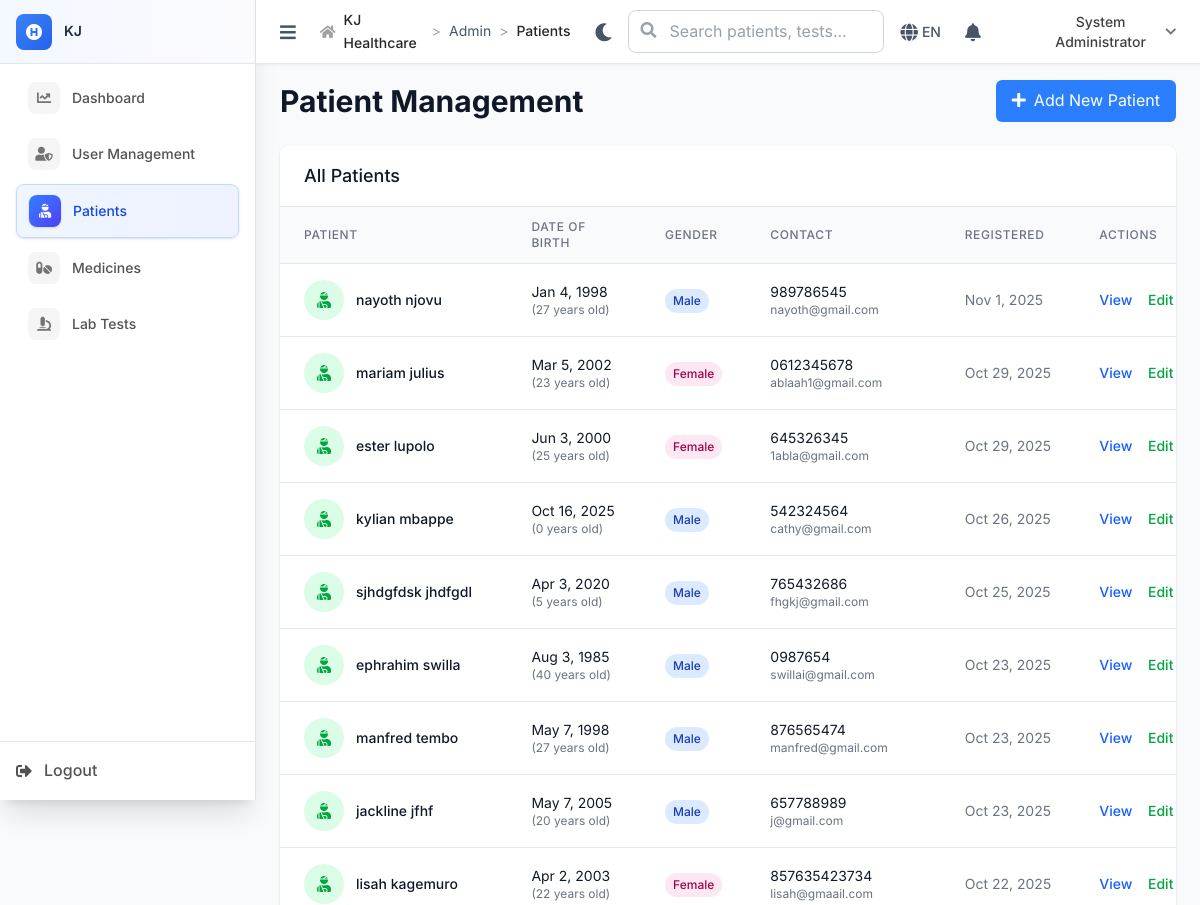
Page /admin/patients (signed in, upper part) on the earlier database version.
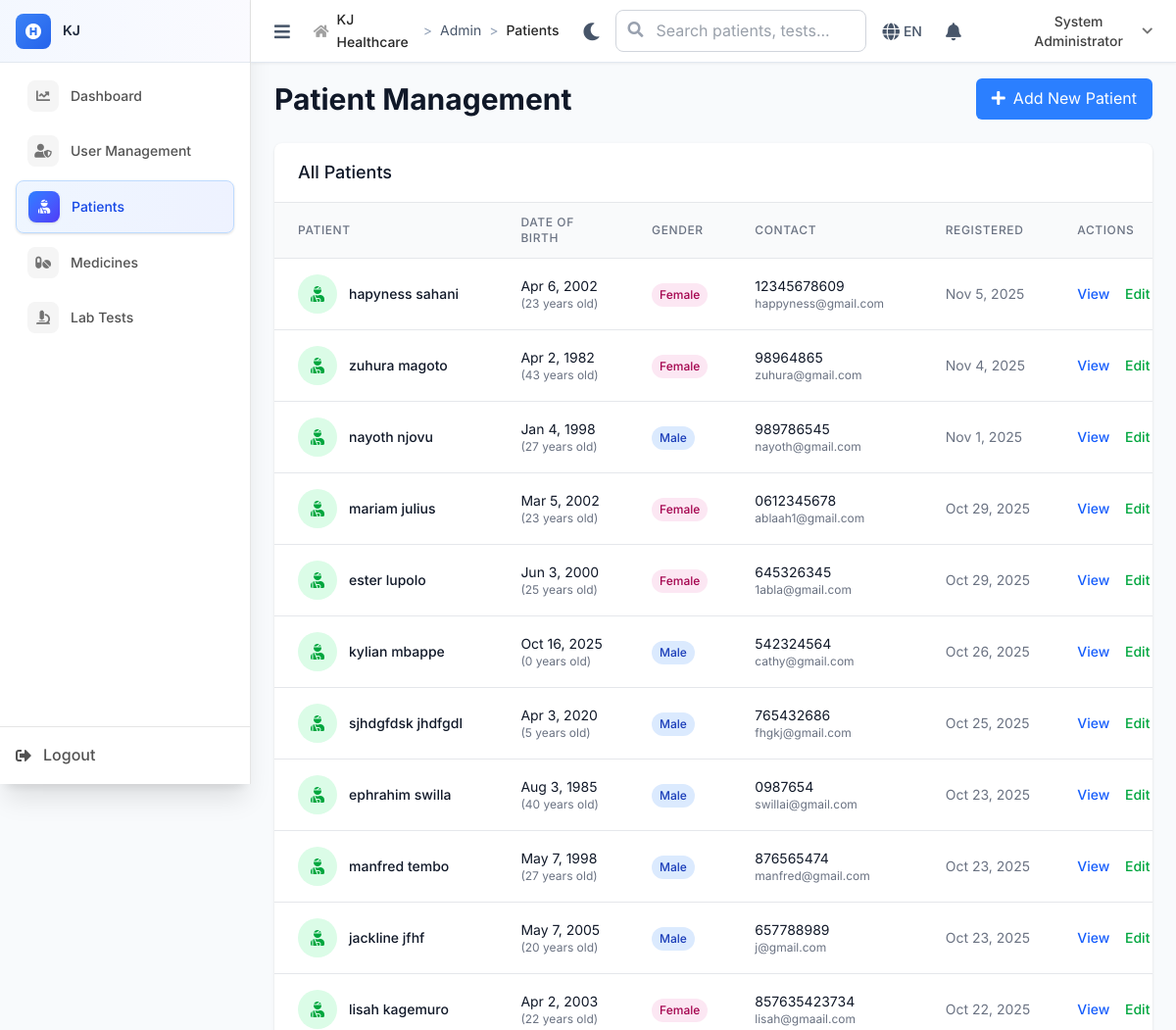
Same page on the later database version.
### tables this page shows
CREATE TABLE `patients` (
  `id` int NOT NULL,
  `registration_number` varchar(20) NOT NULL,
  `first_name` varchar(50) NOT NULL,
  `last_name` varchar(50) NOT NULL,
  `date_of_birth` date DEFAULT NULL,
  `gender` enum('male','female','other') DEFAULT NULL,
  `phone` varchar(20) DEFAULT NULL,
  `email` varchar(100) DEFAULT NULL,
  `address` text,
  `occupation` varchar(100) DEFAULT NULL,
  `emergency_contact_name` varchar(100) DEFAULT NULL,
  `emergency_contact_phone` varchar(20) DEFAULT NULL,
  `blood_group` varchar(5) DEFAULT NULL COMMENT 'A+, B-, O+, etc',
  `allergies` text COMMENT 'Known allergies',
  `chronic_conditions` text COMMENT 'Diabetes, Hypertension, etc',
  `insurance_company` varchar(100) DEFAULT NULL COMMENT 'Future use',
  `insurance_number` varchar(50) DEFAULT NULL COMMENT 'Future use',
  `created_at` timestamp NOT NULL DEFAULT CURRENT_TIMESTAMP,
  `updated_at` timestamp NOT NULL DEFAULT CURRENT_TIMESTAMP ON UPDATE CURRENT_TIMESTAMP
);

### includes/BaseController.php (called while the page is built, shortened)
<?php
class BaseController {
    public function __construct() {
        global $pdo;
        $this->pdo = $pdo;
    }
    protected function render($view, $data = []) {
        extract($data);
        include __DIR__ . "/../views/{$view}.php";
    }
}
?>

### controllers/AdminController.php (called while the page is built, shortened)
<?php
require_once __DIR__ . '/../includes/BaseController.php';
class AdminController extends BaseController {
    public function patients() {
        $patients = $this->pdo->query("SELECT id, first_name, last_name, date_of_birth, gender, phone, email, created_at FROM patients ORDER BY created_at DESC")->fetchAll();
        $this->render('admin/patients', [
            'patients' => $patients
        ]);
    }
}
?>

### index.php (called while the page is built, shortened)
<?php
$request = $_SERVER['REQUEST_URI'];
$path = parse_url($request, PHP_URL_PATH);
if (strpos($path, BASE_PATH) === 0) {
    $path = substr($path, strlen(BASE_PATH));
}
$path = ltrim($path, '/');
$segments = explode('/', $path);
$controller = $segments[0] ?? 'auth';
$action = $segments[1] ?? 'login';
try {
    $controllerInstance = new $controllerClass();
    $params = array_slice($segments, 2);
    call_user_func_array([$controllerInstance, $action], $params);
} catch (Throwable $e) {
    Logger::error("Error in controller: " . $e->getMessage(), [
        'controller' => $controller,
        'action' => $action,
        'file' => $e->getFile(),
        'line' => $e->getLine(),
        'trace' => $e->getTraceAsString()
    ]);
    error_log("Error in controller: " . $e->getMessage());
    http_response_code(500);
    echo "Internal server error";
}
?>

### views/admin/patients.php (the view, shortened to what the rows shown need)
<div class="space-y-6">
    <div class="flex items-center justify-between">
        <h1 class="text-3xl font-bold text-gray-900">Patient Management</h1>
    </div>
    <div class="bg-white rounded-lg shadow overflow-hidden">
        <div class="overflow-x-auto">
            <table class="min-w-full divide-y divide-gray-200">
                <thead class="bg-gray-50">
                    <tr>
                        <th class="px-6 py-3 text-left text-xs font-medium text-gray-500 uppercase tracking-wider">Patient</th>
                        <th class="px-6 py-3 text-left text-xs font-medium text-gray-500 uppercase tracking-wider">Date of Birth</th>
                        <th class="px-6 py-3 text-left text-xs font-medium text-gray-500 uppercase tracking-wider">Gender</th>
                        <th class="px-6 py-3 text-left text-xs font-medium text-gray-500 uppercase tracking-wider">Contact</th>
                        <th class="px-6 py-3 text-left text-xs font-medium text-gray-500 uppercase tracking-wider">Registered</th>
                        <th class="px-6 py-3 text-left text-xs font-medium text-gray-500 uppercase tracking-wider">Actions</th>
                    </tr>
                </thead>
                <tbody class="bg-white divide-y divide-gray-200">
                    <?php foreach ($patients as $patient): ?>
                    <tr class="hover:bg-gray-50">
                        <td class="px-6 py-4 whitespace-nowrap">
                            <div class="flex items-center">
                                <div class="w-10 h-10 bg-green-100 rounded-full flex items-center justify-center mr-3">
                                    <i class="fas fa-user-injured text-green-600"></i>
                                </div>
                                <div>
                                    <div class="text-sm font-medium text-gray-900">
                                        <?php echo htmlspecialchars($patient['first_name'] . ' ' . $patient['last_name']); ?>
                                    </div>
                                </div>
                            </div>
                        </td>
                        <td class="px-6 py-4 whitespace-nowrap text-sm text-gray-900">
                            <?php echo date('M j, Y', strtotime($patient['date_of_birth'])); ?>
                            <div class="text-xs text-gray-500">
                                (<?php echo date_diff(date_create($patient['date_of_birth']), date_create('today'))->y; ?> years old)
                            </div>
                        </td>
                        <td class="px-6 py-4 whitespace-nowrap">
                            <span class="inline-flex px-2 py-1 text-xs font-medium rounded-full
                                <?php echo $patient['gender'] === 'male' ? 'bg-blue-100 text-blue-800' : 'bg-pink-100 text-pink-800'; ?>">
                                <?php echo ucfirst($patient['gender']); ?>
                            </span>
                        </td>
                        <td class="px-6 py-4 whitespace-nowrap text-sm text-gray-900">
                            <div><?php echo htmlspecialchars($patient['phone'] ?? 'N/A'); ?></div>
                            <div class="text-xs text-gray-500"><?php echo htmlspecialchars($patient['email'] ?? ''); ?></div>
                        </td>
                        <td class="px-6 py-4 whitespace-nowrap text-sm text-gray-500">
                            <?php echo date('M j, Y', strtotime($patient['created_at'])); ?>
                        </td>
                        <td class="px-6 py-4 whitespace-nowrap text-sm font-medium">
                            <a href="#" class="text-blue-600 hover:text-blue-900 mr-3">View</a>
                            <a href="#" class="text-green-600 hover:text-green-900 mr-3">Edit</a>
                        </td>
                    </tr>
                    <?php endforeach; ?>
                </tbody>
            </table>
        </div>
    </div>
</div>

Differences in the rows shown:
added patients: first_name+last_name "hapyness sahani", date_of_birth "Apr 6, 2002", date_of_birth "23", gender "Female", phone "12345678609", email "happyness@gmail.com", created_at "Nov 5, 2025"
added patients: first_name+last_name "zuhura magoto", date_of_birth "Apr 2, 1982", date_of_birth "43", gender "Female", phone "98964865", email "zuhura@gmail.com", created_at "Nov 4, 2025"
